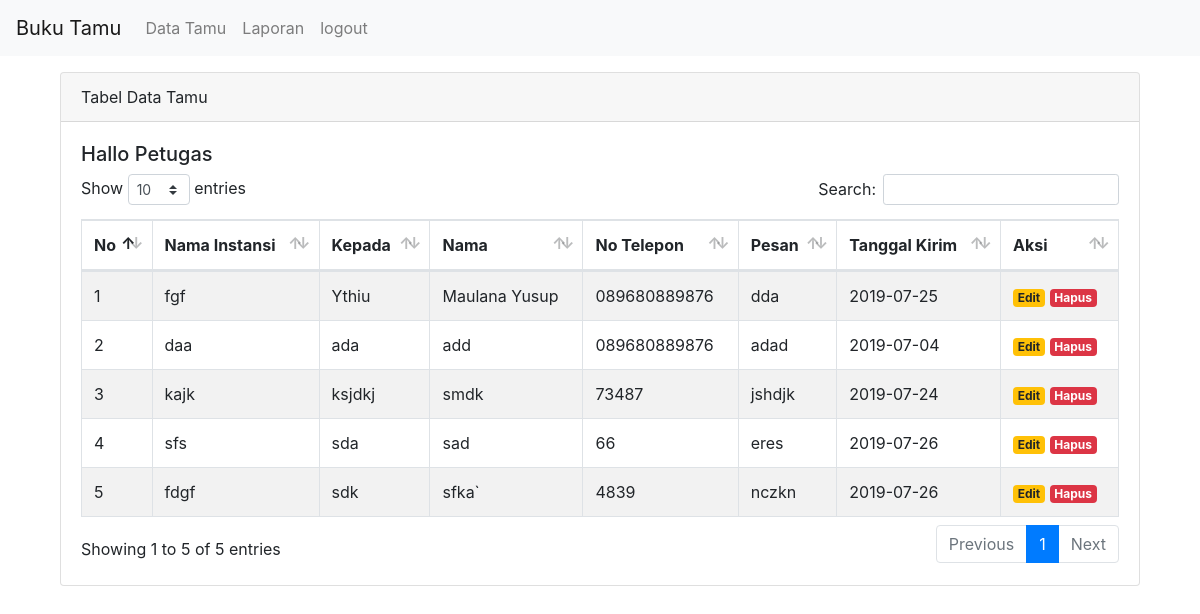
Page /adminpage.php (signed in) on the committed database.
### tables this page shows
CREATE TABLE `user` (
  `id_petugas` int(11) NOT NULL,
  `nama_petugas` char(128) NOT NULL,
  `username` varchar(128) NOT NULL,
  `password` varchar(128) NOT NULL
);

CREATE TABLE `tamu` (
  `id_tamu` int(11) NOT NULL,
  `instansi` char(128) NOT NULL,
  `kepada` char(128) NOT NULL,
  `nama` char(50) NOT NULL,
  `tlp` char(13) NOT NULL,
  `pesan` char(100) NOT NULL,
  `date_created` varchar(128) NOT NULL
);

### adminpage.php (the view, shortened to what this page needs)
<?php include "koneksi.php"; ?>
<!DOCTYPE html>
<html lang="en">
<head>
 <link rel="stylesheet" href="assets/css/bootstrap.min.css">
<link rel="stylesheet" href="assets/datatabel.min.css" />
</head>
   <body>
<?php include 'navbar.php' ?>
<div class="container mt-3">
   <div class="col-md-12 ">
      <div class="card ">
        <div class="card-header">
          Tabel Data Tamu
        </div>
        <?php
        $query_mysql = mysqli_query($host,"SELECT * FROM user ")or die(mysql_error());
        while($data = mysqli_fetch_array($query_mysql)){ ?>
        <div class="card-body">
      <h5>Hallo <?= $data['nama_petugas'];  ?> </h5>
         <?php } ?>
     <table id="tamu" class="table table-striped table-bordered table-hover" >
        <thead >
           <tr>
             <th>No</th>
             <th>Nama Instansi</th>
             <th>Kepada</th>
             <th>Nama</th>
             <th>No Telepon</th>
             <th>Pesan</th>
             <th>Tanggal Kirim</th>
             <th>Aksi</th>
           </tr>
        </thead>
        <tbody>
           <?php
           $nomor = 1;
           $query_mysql = mysqli_query($host,"SELECT * FROM tamu")or die(mysql_error());
           while($data = mysqli_fetch_array($query_mysql)){
           ?>
           <tr>
           <td><?= $nomor++; ?></td>
           <td><?= $data['instansi']; ?></td>
           <td><?= $data['kepada']; ?></td>
           <td><?= $data['nama']; ?></td>
           <td><?= $data['tlp']; ?></td>
           <td><?= $data['pesan']; ?></td>
           <td><?= $data['date_created']; ?></td>
           <td>
              <a class="edit badge badge-warning" href="edit.php?id_tamu=<?= $data['id_tamu']; ?>">Edit</a>
              <a class="hapus badge badge-danger" href="hapus.php?id_tamu=<?= $data['id_tamu']; ?>" onclick="return confirm('Yakin?');">Hapus</a>
           </td>
          </tr>
      <?php } ?>
        </tbody>
     </table>
        </div>
      </div>
   </div>
</div>
   </body>
   </html>

### rows in the picture
user: nama_petugas "Petugas"
tamu: instansi "fgf", kepada "Ythiu", nama "Maulana Yusup", tlp "089680889876", pesan "dda", date_created "2019-07-25"
tamu: instansi "daa", kepada "ada", nama "add", tlp "089680889876", pesan "adad", date_created "2019-07-04"
tamu: instansi "kajk", kepada "ksjdkj", nama "smdk", tlp "73487", pesan "jshdjk", date_created "2019-07-24"
tamu: instansi "sfs", kepada "sda", nama "sad", tlp "66", pesan "eres", date_created "2019-07-26"
tamu: instansi "fdgf", kepada "sdk", nama "sfka`", tlp "4839", pesan "nczkn", date_created "2019-07-26"
